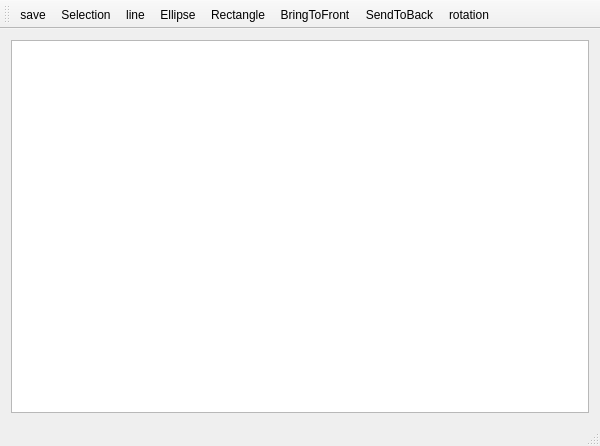
<?xml version="1.0" encoding="UTF-8"?>
<ui version="4.0">
 <class>MainWindow</class>
 <widget class="QMainWindow" name="MainWindow">
  <property name="windowModality">
   <enum>Qt::WindowModal</enum>
  </property>
  <property name="geometry">
   <rect>
    <x>0</x>
    <y>0</y>
    <width>600</width>
    <height>446</height>
   </rect>
  </property>
  <property name="contextMenuPolicy">
   <enum>Qt::DefaultContextMenu</enum>
  </property>
  <property name="windowTitle">
   <string>drawcli</string>
  </property>
  <widget class="QWidget" name="centralWidget">
   <layout class="QHBoxLayout" name="horizontalLayout">
    <item>
     <widget class="QGraphicsView" name="graphicsView">
      <property name="sizePolicy">
       <sizepolicy hsizetype="Expanding" vsizetype="Expanding">
        <horstretch>0</horstretch>
        <verstretch>0</verstretch>
       </sizepolicy>
      </property>
      <property name="autoFillBackground">
       <bool>false</bool>
      </property>
      <property name="sizeAdjustPolicy">
       <enum>QAbstractScrollArea::AdjustToContents</enum>
      </property>
      <property name="viewportUpdateMode">
       <enum>QGraphicsView::FullViewportUpdate</enum>
      </property>
     </widget>
    </item>
   </layout>
  </widget>
  <widget class="QMenuBar" name="menuBar">
   <property name="geometry">
    <rect>
     <x>0</x>
     <y>0</y>
     <width>600</width>
     <height>22</height>
    </rect>
   </property>
  </widget>
  <widget class="QToolBar" name="mainToolBar">
   <attribute name="toolBarArea">
    <enum>TopToolBarArea</enum>
   </attribute>
   <attribute name="toolBarBreak">
    <bool>false</bool>
   </attribute>
   <addaction name="actionSave"/>
   <addaction name="actionSelection"/>
   <addaction name="actionLine"/>
   <addaction name="actionEllipse"/>
   <addaction name="actionRectangle"/>
   <addaction name="actionBringToFront"/>
   <addaction name="actionSendToBack"/>
   <addaction name="actionRotation"/>
  </widget>
  <widget class="QStatusBar" name="statusBar"/>
  <action name="actionEllipse">
   <property name="checkable">
    <bool>true</bool>
   </property>
   <property name="icon">
    <iconset resource="resource.qrc">
     <normaloff>:/image/circle.png</normaloff>:/image/circle.png</iconset>
   </property>
   <property name="text">
    <string>Ellipse</string>
   </property>
  </action>
  <action name="actionRectangle">
   <property name="checkable">
    <bool>true</bool>
   </property>
   <property name="icon">
    <iconset resource="resource.qrc">
     <normaloff>:/image/rectangle.png</normaloff>:/image/rectangle.png</iconset>
   </property>
   <property name="text">
    <string>Rectangle</string>
   </property>
  </action>
  <action name="actionSelection">
   <property name="checkable">
    <bool>true</bool>
   </property>
   <property name="icon">
    <iconset resource="resource.qrc">
     <normaloff>:/image/pointer.png</normaloff>:/image/pointer.png</iconset>
   </property>
   <property name="text">
    <string>Selection</string>
   </property>
  </action>
  <action name="actionBringToFront">
   <property name="icon">
    <iconset resource="resource.qrc">
     <normaloff>:/image/sendtoback.png</normaloff>:/image/sendtoback.png</iconset>
   </property>
   <property name="text">
    <string>BringToFront</string>
   </property>
   <property name="toolTip">
    <string>BringToFront</string>
   </property>
  </action>
  <action name="actionSendToBack">
   <property name="icon">
    <iconset resource="resource.qrc">
     <normaloff>:/image/bringtofront.png</normaloff>:/image/bringtofront.png</iconset>
   </property>
   <property name="text">
    <string>SendToBack</string>
   </property>
   <property name="toolTip">
    <string>sendToBack</string>
   </property>
  </action>
  <action name="actionRotation">
   <property name="checkable">
    <bool>true</bool>
   </property>
   <property name="icon">
    <iconset resource="resource.qrc">
     <normaloff>:/image/rotation.png</normaloff>:/image/rotation.png</iconset>
   </property>
   <property name="text">
    <string>rotation</string>
   </property>
   <property name="toolTip">
    <string>rotation</string>
   </property>
  </action>
  <action name="actionLine">
   <property name="checkable">
    <bool>true</bool>
   </property>
   <property name="icon">
    <iconset resource="resource.qrc">
     <normaloff>:/image/linecolor.png</normaloff>:/image/linecolor.png</iconset>
   </property>
   <property name="text">
    <string>line</string>
   </property>
   <property name="toolTip">
    <string>line</string>
   </property>
  </action>
  <action name="actionSave">
   <property name="icon">
    <iconset resource="resource.qrc">
     <normaloff>:/image/save-5.png</normaloff>:/image/save-5.png</iconset>
   </property>
   <property name="text">
    <string>save</string>
   </property>
   <property name="toolTip">
    <string>save svg</string>
   </property>
  </action>
 </widget>
 <layoutdefault spacing="6" margin="11"/>
 <resources>
  <include location="resource.qrc"/>
 </resources>
 <connections/>
</ui>
